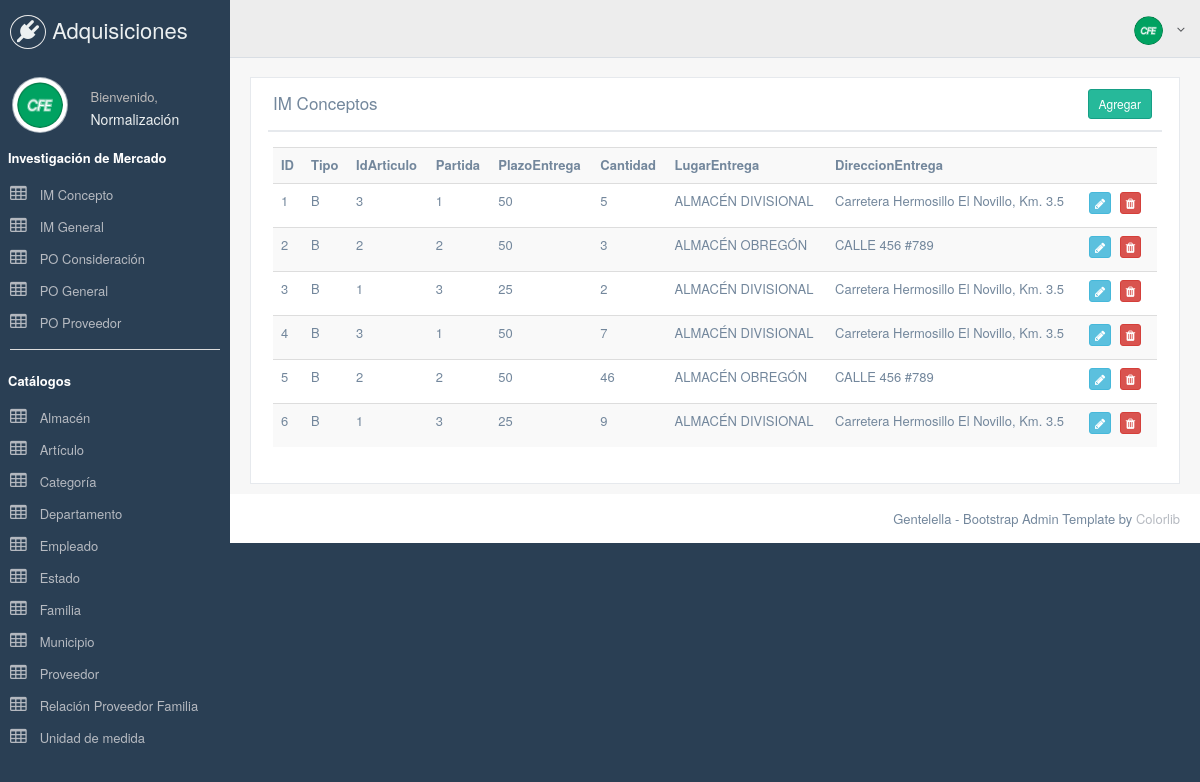
/index.php/im_concepto, run on the app's committed database.
### tables this page shows
CREATE TABLE IF NOT EXISTS `im_concepto` (
  `id` int(11) NOT NULL,
  `idImg` int(11) NOT NULL,
  `idPog` int(11) NOT NULL,
  `tipo` char(1) NOT NULL COMMENT 'B = Bienes, S = Servicios',
  `idArticulo` int(11) NOT NULL,
  `idProveedor` int(11) NOT NULL,
  `partida` int(11) NOT NULL,
  `plazoEntrega` int(11) NOT NULL,
  `cantidad` int(11) NOT NULL,
  `cantidadPO` int(11) NOT NULL,
  `cantidadIM` varchar(11) NOT NULL DEFAULT 'N/C',
  `preciounitarioIM` decimal(15,2) NOT NULL,
  `importeIM` decimal(15,2) NOT NULL,
  `lugarEntrega` varchar(255) NOT NULL,
  `direccionEntrega` varchar(255) NOT NULL,
  `idAlmacen` int(11) NOT NULL,
  PRIMARY KEY (`id`),
  KEY `idImg` (`idImg`),
  KEY `idArticulo` (`idArticulo`)
);

### application/controllers/Im_concepto.php (called while the page is built, shortened)
<?php
class Im_concepto extends CI_Controller{
    function __construct()
    {
        $this->load->model('Imconceptomodel');
    }
    function index()
    {
        $data['listaim_concepto'] = $this->Imconceptomodel->get_all_listaim_concepto();
        $data['_view'] = 'im_concepto/index';
        $this->load->view('layouts/main',$data);
    }
}

### index.php (called while the page is built, shortened)
<?php
require_once BASEPATH.'core/CodeIgniter.php';

### application/models/Imconceptomodel.php (called while the page is built, shortened)
<?php
class Imconceptomodel extends CI_Model
{
    function get_all_listaim_concepto()
    {
        return $this->db->get('im_concepto')->result_array();
    }
}

### application/views/im_concepto/index.php (the view)
<div class="row">
  	<div class="col-md-12 col-sm-12 col-xs-12">
        <div class="x_panel">
          	<div class="x_title">
                <h2>IM Conceptos</h2>
                <div class="nav navbar-right">
					<a href="<?php echo site_url('im_concepto/add'); ?>" class="btn btn-success btn-sm">Agregar</a>
				</div>
                <div class="clearfix"></div>
          	</div>
          	<div class="x_content">
  				<table class="table table-striped">
				    <tr>
						<th>ID</th>
						<th>Tipo</th>
						<th>IdArticulo</th>
						<th>Partida</th>
						<th>PlazoEntrega</th>
						<th>Cantidad</th>
						<th>LugarEntrega</th>
						<th>DireccionEntrega</th>
						<th></th>
				    </tr>
					<?php foreach($listaim_concepto as $i){ ?>
				    <tr>
						<td><?php echo $i['id']; ?></td>
						<td><?php echo $i['tipo']; ?></td>
						<td><?php echo $i['idArticulo']; ?></td>
						<td><?php echo $i['partida']; ?></td>
						<td><?php echo $i['plazoEntrega']; ?></td>
						<td><?php echo $i['cantidad']; ?></td>
						<td><?php echo $i['lugarEntrega']; ?></td>
						<td><?php echo $i['direccionEntrega']; ?></td>
						<td>
				            <a href="<?php echo site_url('im_concepto/edit/'.$i['id']); ?>" class="btn btn-info btn-xs"><span class="fa fa-pencil"></span> </a>
				            <a href="<?php echo site_url('im_concepto/remove/'.$i['id']); ?>" class="btn btn-danger btn-xs"><span class="fa fa-trash"></span> </a>
				        </td>
				    </tr>
					<?php } ?>
				</table>
          	</div>
        </div>
  	</div>
</div>

### application/views/layouts/main.php (style rules this page uses)
a { color: #b6bac1; }

### data on the page
im_concepto: id "1", tipo "B", idArticulo "3", partida "1", plazoEntrega "50", cantidad "5", lugarEntrega "ALMACÉN DIVISIONAL", direccionEntrega "Carretera Hermosillo El Novillo, Km. 3.5"
im_concepto: id "2", tipo "B", idArticulo "2", partida "2", plazoEntrega "50", cantidad "3", lugarEntrega "ALMACÉN OBREGÓN", direccionEntrega "CALLE 456 #789"
im_concepto: id "3", tipo "B", idArticulo "1", partida "3", plazoEntrega "25", cantidad "2", lugarEntrega "ALMACÉN DIVISIONAL", direccionEntrega "Carretera Hermosillo El Novillo, Km. 3.5"
im_concepto: id "4", tipo "B", idArticulo "3", partida "1", plazoEntrega "50", cantidad "7", lugarEntrega "ALMACÉN DIVISIONAL", direccionEntrega "Carretera Hermosillo El Novillo, Km. 3.5"
im_concepto: id "5", tipo "B", idArticulo "2", partida "2", plazoEntrega "50", cantidad "46", lugarEntrega "ALMACÉN OBREGÓN", direccionEntrega "CALLE 456 #789"
im_concepto: id "6", tipo "B", idArticulo "1", partida "3", plazoEntrega "25", cantidad "9", lugarEntrega "ALMACÉN DIVISIONAL", direccionEntrega "Carretera Hermosillo El Novillo, Km. 3.5"
